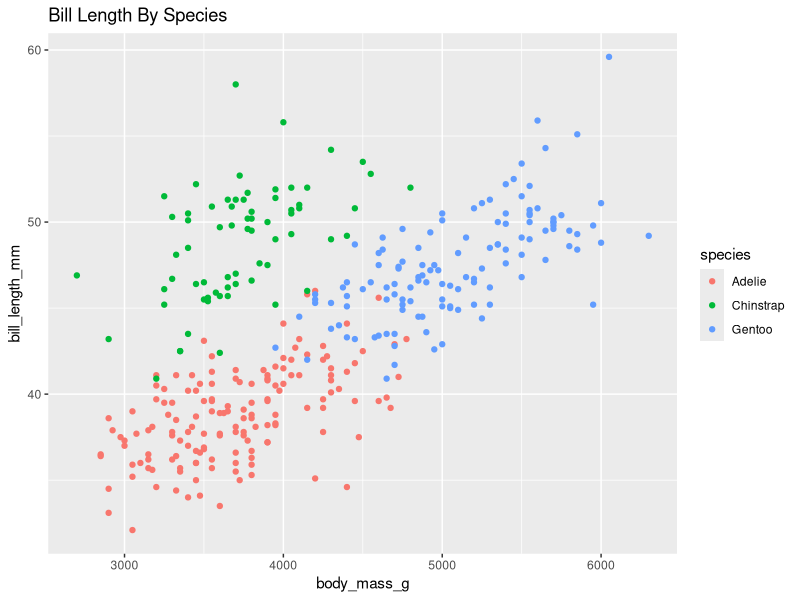
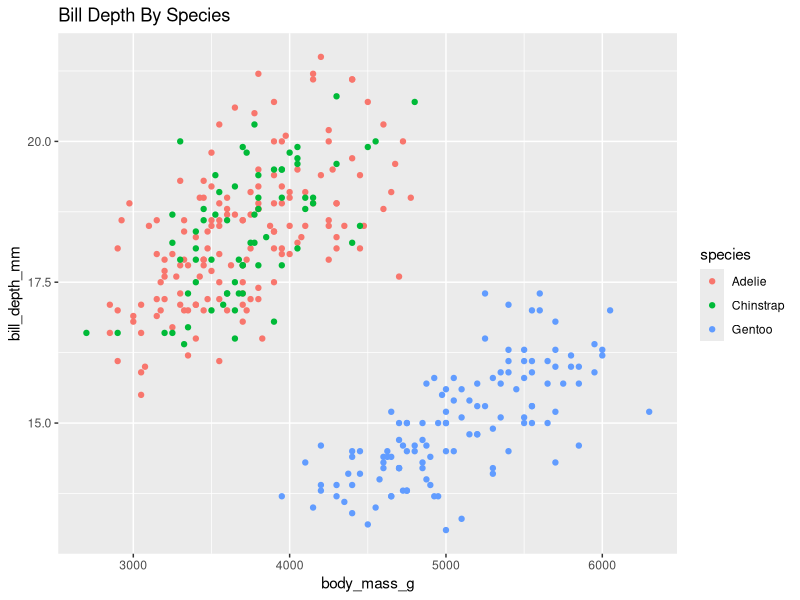
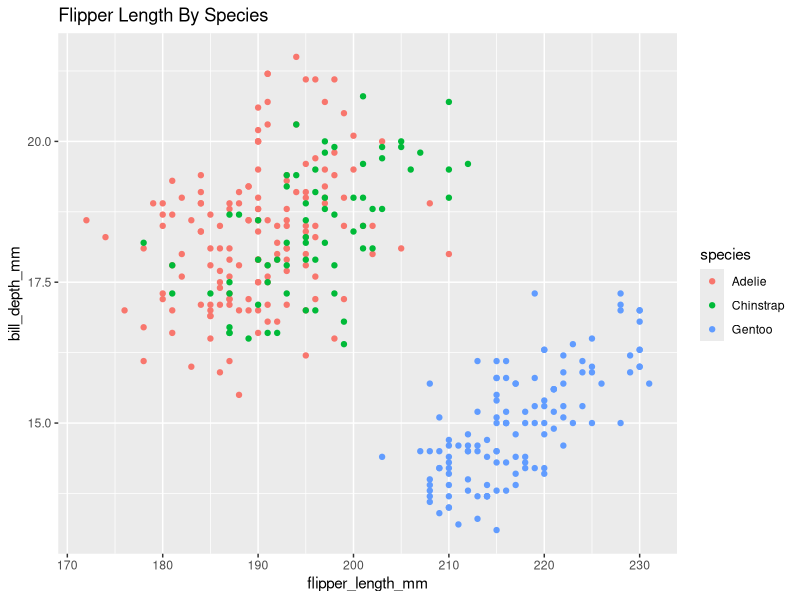

Source code (R) for these figures, in order:
library(tidyverse)
library(palmerpenguins)

glimpse(penguins)

levels(penguins$species)
levels(penguins$island)
levels(penguins$sex) 

penguins |> distinct(year)

summary(penguins) 


# Average Measurements 

penguins |> 
  group_by(species) |> 
  summarize(mean_bill_length = mean(bill_length_mm, na.rm = TRUE), 
            mean_bill_depth = mean(bill_depth_mm, na.rm = TRUE), 
            mean_flipper_length = mean(flipper_length_mm, na.rm = TRUE), 
            mean_body_mass = mean(body_mass_g, na.rm = TRUE))


# Plots

ggplot(penguins, aes(x = body_mass_g, y = bill_length_mm, color = species)) + 
  geom_point() + 
  labs(title = "Bill Length By Species")

ggplot(penguins, aes(x = body_mass_g, y = bill_depth_mm, color = species)) + 
  geom_point() + 
  labs(title = "Bill Depth By Species")

ggplot(penguins, aes(x = flipper_length_mm, y = bill_depth_mm, color = species)) + 
  geom_point() + 
  labs(title = "Flipper Length By Species")